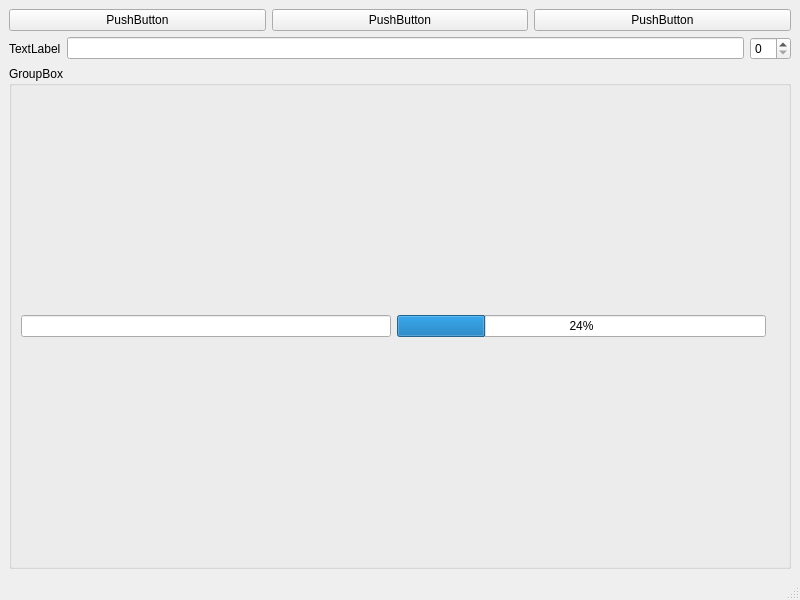
<?xml version="1.0" encoding="UTF-8"?>
<ui version="4.0">
 <class>MainWindow</class>
 <widget class="QMainWindow" name="MainWindow">
  <property name="geometry">
   <rect>
    <x>0</x>
    <y>0</y>
    <width>800</width>
    <height>600</height>
   </rect>
  </property>
  <property name="windowTitle">
   <string>MainWindow</string>
  </property>
  <widget class="QWidget" name="centralwidget">
   <layout class="QHBoxLayout" name="horizontalLayout_4">
    <item>
     <layout class="QVBoxLayout" name="verticalLayout">
      <item>
       <layout class="QHBoxLayout" name="horizontalLayout">
        <item>
         <widget class="QPushButton" name="pushButton">
          <property name="text">
           <string>PushButton</string>
          </property>
          <property name="default">
           <bool>false</bool>
          </property>
         </widget>
        </item>
        <item>
         <widget class="QPushButton" name="pushButton_2">
          <property name="text">
           <string>PushButton</string>
          </property>
         </widget>
        </item>
        <item>
         <widget class="QPushButton" name="pushButton_3">
          <property name="text">
           <string>PushButton</string>
          </property>
         </widget>
        </item>
       </layout>
      </item>
      <item>
       <layout class="QHBoxLayout" name="horizontalLayout_2">
        <item>
         <widget class="QLabel" name="label">
          <property name="text">
           <string>TextLabel</string>
          </property>
         </widget>
        </item>
        <item>
         <widget class="QLineEdit" name="firstName"/>
        </item>
        <item>
         <widget class="QSpinBox" name="spinBox"/>
        </item>
       </layout>
      </item>
      <item>
       <widget class="QGroupBox" name="groupBox">
        <property name="title">
         <string>GroupBox</string>
        </property>
        <layout class="QHBoxLayout" name="horizontalLayout_3">
         <item>
          <widget class="QLineEdit" name="lineEdit_2"/>
         </item>
         <item>
          <widget class="QProgressBar" name="progressBar">
           <property name="value">
            <number>24</number>
           </property>
          </widget>
         </item>
         <item>
          <widget class="QLabel" name="label_2">
           <property name="text">
            <string/>
           </property>
          </widget>
         </item>
        </layout>
       </widget>
      </item>
     </layout>
    </item>
   </layout>
  </widget>
  <widget class="QMenuBar" name="menubar">
   <property name="geometry">
    <rect>
     <x>0</x>
     <y>0</y>
     <width>800</width>
     <height>22</height>
    </rect>
   </property>
  </widget>
  <widget class="QStatusBar" name="statusbar"/>
 </widget>
 <resources/>
 <connections/>
</ui>
